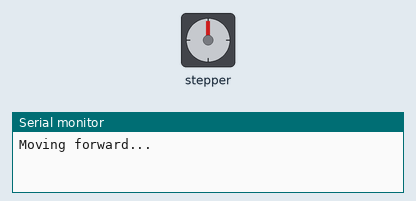
The sketch below on a simulated Arduino Uno, built with avr-gcc and run on an emulated ATmega328P. Parts: stepper motor, the last lines printed to the serial monitor. Stepper angles assume 2048 steps per turn.

Above: at 0.05 s.
At 1.15 s:
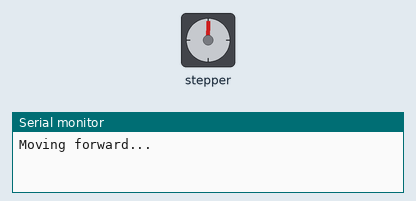
At 2.25 s:
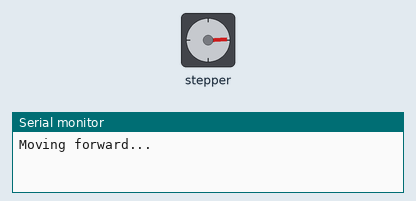
At 4.45 s:
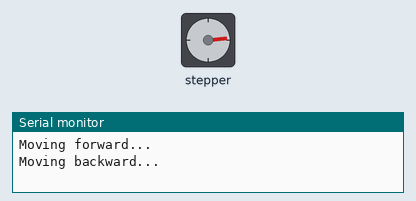
Timing chart, 0 to 7.7 s (numbered marks = the images above):
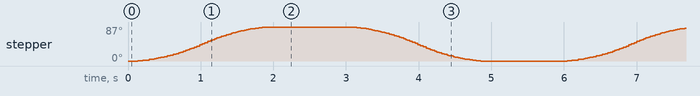

Measured:
- by itself, stepper: turns 87° clockwise in 1.8 s, then 87° counter-clockwise in 1.8 s, repeating every 5.9 s

The sketch:

Stepper_Motor_sample.ino
```cpp
#include <AccelStepper.h>

// Define stepper motor connections
#define IN1  0  // Motor Coil A
#define IN2  1  // Motor Coil B
#define IN3  2 // Motor Coil C
#define IN4  3 // Motor Coil D

// Define stepper type (4-wire bipolar motor)
AccelStepper stepper(AccelStepper::FULL4WIRE, IN1, IN2, IN3, IN4);

void setup() {
    stepper.setMaxSpeed(1000); // Set max speed (steps/second)
    stepper.setAcceleration(500); // Set acceleration (steps/second^2)
    Serial.begin(9600);
}

void loop() {
    Serial.println("Moving forward...");
    stepper.moveTo(500); // Move 500 steps forward
    while (stepper.distanceToGo() != 0) {
        stepper.run(); // Keep running until target reached
    }

    delay(1000);

    Serial.println("Moving backward...");
    stepper.moveTo(0); // Move back to start
    while (stepper.distanceToGo() != 0) {
        stepper.run();
    }

    delay(1000);
}
```
